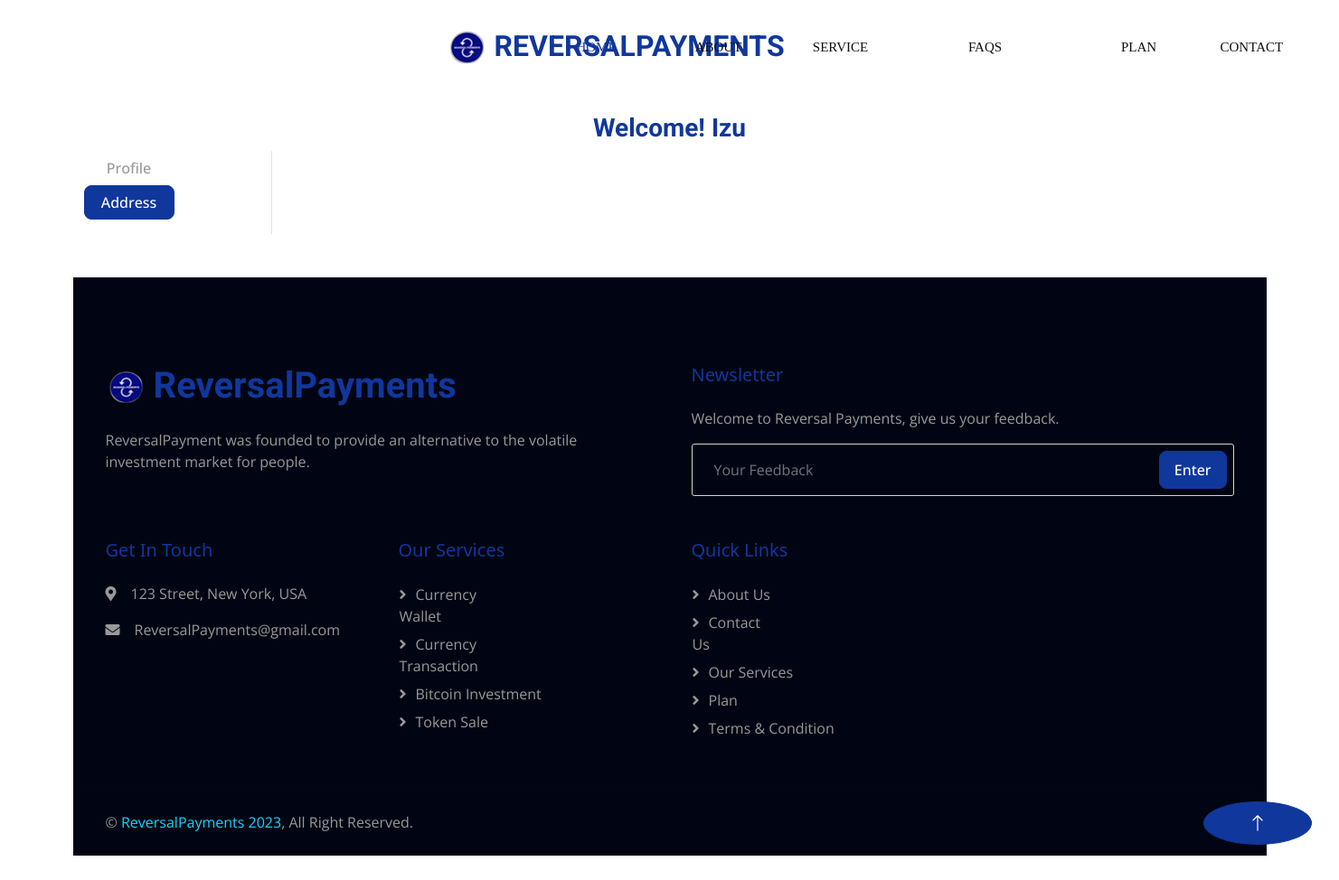
The app's page /address/ (signed in), older data.
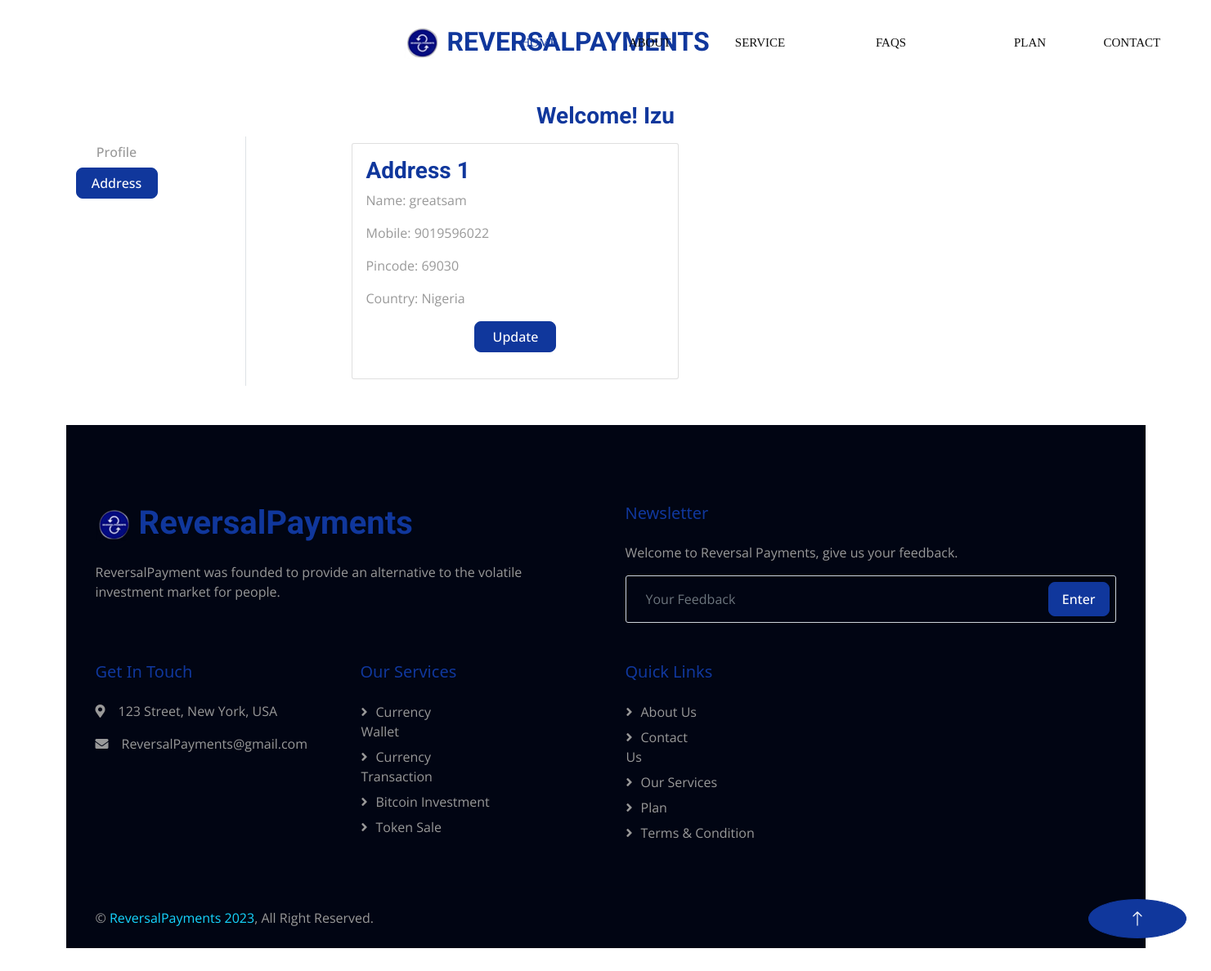
The same page, newer data.
### base/models.py (models this page shows, shortened)
class Customer(models.Model):
    user = models.ForeignKey(User, on_delete=models.CASCADE)
    name = models.CharField(max_length=200)
    mobile = models.IntegerField(default=0)
    zipcode = models.IntegerField()
    country = models.CharField(max_length=200)

### base/views.py (the view)
# urls.py: path('address/', views.address, name='address'),
def address(request):
    add = Customer.objects.filter(user=request.user)
    return render(request, 'address.html', locals())

### base/templates/address.html (shortened to what this page needs)
{% extends 'navbar.html' %}
{% load static %}
{% block main-content %}
<div class="container my-5">
    <div class="row">
        <h3 class="text-center">Welcome! <span class="text-capitalize">{{request.user}}</span></h3>
        <div class="col-sm-2 border-end">
            <ul class="list-unstyled">
                <li class="d-grid"><a href="{% url 'profile' %}" class="btn ">Profile</a></li>
                <li class="d-grid"> <a href="{% url 'address' %}" class="btn btn-primary">Address</a></li>
            </ul>
        </div>
        <div  class="col-sm-8 offset-sm-1">
            <div class="row">
                {% for ad in add %}
                <div class="col-sm-6">
                    <div class="card m-2">
                        <div class="card-body">
                            <h3>Address {{forloop.counter}}</h3>
                            <p>Name: {{ad.name}}</p>
                            <p>Mobile: {{ad.mobile}}</p>
                            <p>Pincode: {{ad.zipcode}}</p>
                            <p>Country: {{ad.country}}</p>
                            <p class="text-center"><a href="{% url 'updateAddress' pk=ad.id %}" type="button" class="btn btn-primary">Update</a></p>
                        </div>
                    </div>
                </div>
                {% endfor %}
            </div>
        </div>
{% endblock main-content %}
{% block footer %}
    <div class="container-fluid bg-light footer mt-5 pt-5 wow fadeIn" data-wow-delay="0.1s">
        <div class="container py-5">
            <div class="row g-5">
                <div class="col-md-6">
                    <h1 class="m-0 text-bg mb-4"><img class="img-fluid me-2" src="{% static 'img/logo.png' %}" alt="" style="width: 45px;">ReversalPayments</h1>
                    <span>ReversalPayment was founded to provide an alternative to the volatile investment market for people.</span>
                </div>
                <div class="col-md-6">
                    <h5 class="mb-4">Newsletter</h5>
                    <p>Welcome to Reversal Payments, give us your feedback.</p>
                    <div class="position-relative">
                        <input class="form-control bg-transparent w-100 py-3 ps-4 pe-5" type="text" placeholder="Your Feedback">
                        <button type="button"  class="btn btn-primary py-2 px-3 position-absolute top-0 end-0 mt-2 me-2"><a href="ReversalPayments@gmail.com"></a> Enter</button>
                    </div>
                </div>
                <div class="col-lg-3 col-md-6">
                    <h5 class="mb-4">Get In Touch</h5>
                    <p><i class="fa fa-map-marker-alt me-3"></i>123 Street, New York, USA</p>
                    <p><i class="fa fa-envelope me-3"></i>ReversalPayments@gmail.com</p>
                </div>
                <div class="col-lg-3 col-md-6">
                    <h5 class="mb-4">Our Services</h5>
                    <a class="btn btn-link" href="">Currency Wallet</a>
                    <a class="btn btn-link" href="">Currency Transaction</a>
                    <a class="btn btn-link" href="">Bitcoin Investment</a>
                    <a class="btn btn-link" href="">Token Sale</a>
                </div>
                <div class="col-lg-3 col-md-6">
                    <h5 class="mb-4">Quick Links</h5>
                    <a class="btn btn-link" href="{% url 'about' %}">About Us</a>
                    <a class="btn btn-link" href="{% url 'contact' %}">Contact Us</a>
                    <a class="btn btn-link" href="{% url 'service' %}">Our Services</a>
                    <a class="btn btn-link" href="{% url 'plan' %}">Plan</a>
                    <a class="btn btn-link" href="">Terms & Condition</a>
                </div>
            </div>
        </div>
        <div class="container-fluid copyright">
            <div class="container">
                <div class="row">
                    <div class="col-md-6 text-center text-md-start mb-3 mb-md-0">
                        &copy; <a href="#">ReversalPayments 2023</a>, All Right Reserved.
                    </div>
                    <div class="col-md-6 text-center text-md-end">
                    </div>
                </div>
            </div>
        </div>
    </div>
{% endblock footer %}

### base/templates/navbar.html (shortened to what this page needs)
{% load static %}
<head>
    <link href="https://cdnjs.cloudflare.com/ajax/libs/font-awesome/5.10.0/css/all.min.css" rel="stylesheet">
    <link href="https://cdn.jsdelivr.net/npm/bootstrap-icons@1.4.1/font/bootstrap-icons.css" rel="stylesheet">
    <link href="{% static 'lib/animate/animate.min.css' %}" rel="stylesheet">
    <link href="{% static 'lib/owlcarousel/assets/owl.carousel.min.css' %}" rel="stylesheet">
    <link href="{% static 'css/bootstrap.min.css' %}" rel="stylesheet">
    <link href="{% static 'css/style.css' %}" rel="stylesheet">
    <link href="{% static 'js/style.css' %}" rel="stylesheet">
    <link rel="stylesheet" href="{% static 'img/style.css' %}" />
    <link rel="stylesheet" href="{% static 'js/main.js' %}" />
    <link rel="stylesheet" href="{% static 'mine/styles.css' %}">
</head>
    <nav class="navbar navbar-expand-lg bg-white navbar-light sticky-top p-0 px-4 px-lg-5">
        <a href="{% url 'home' %}" class="navbar-brand d-flex align-items-center">
            <h2 class="m-0 text-bg"><img class="img-fluid me-2" src="{% static 'img/logo.png' %}" alt="" style="width: 45px;">ReversalPayments</h2>
        </a>
        <div class="collapse navbar-collapse" id="navbarCollapse" style="font-family:'Times New Roman', serif;">
            <div class="navbar-nav ms-auto py-4 py-lg-0 text-bg">
                {% if request.user.is_authenticated %}
                <a href="{% url 'home' %}" class="nav-item nav-link active">Home</a>
                <a href="{% url 'about' %}" class="nav-item nav-link">About</a>
                <a href="{% url 'service' %}" class="nav-item nav-link">Service</a>
                <a href="{% url 'faq' %}" class="nav-item nav-link">FAQs</a>
                <a href="{% url 'plan' %}" class="nav-item nav-link">Plan</a>
                <a href="{% url 'contact' %}" class="nav-item nav-link">Contact</a>
                <div class="nav-item dropdown">
                    <a href="" class="nav-item nav-link dropdown-toggle" data-bs-toggle="dropdown"></a>
                </div>
                {% endif %}
            </div>
        </div>
    </nav>
    {% block main-content %}{% endblock main-content %}
    {% block footer %}{% endblock footer %}
    <a href="" class="btn btn-lg btn-primary btn-lg-square rounded-circle back-to-top"><i class="bi bi-arrow-up"></i></a>

### base/static/css/style.css (style rules this page uses)
.back-to-top { position: fixed; display: none; right: 30px; bottom: 60px; z-index: 99; }
h4, h5, h6, .h4, .h5, .h6 { font-weight: 500 !important; font-family: 'Segoe UI', Tahoma, Geneva, Verdana, sans-serif; }
.btn { font-weight: 500; transition: .5s; border-radius: 8px; }
.btn.btn-primary { color: #FFFFFF; }
.btn-lg-square { width: 48px; height: 48px; }
.btn-square, .btn-sm-square, .btn-lg-square { padding: 0; display: flex; align-items: center; justify-content: center; font-weight: normal; }
.navbar.sticky-top { top: -100px; transition: .5s; }
.navbar .navbar-brand { height: 75px; }
.navbar .navbar-nav .nav-link { margin-right: 30px; padding: 25px 0; color: var(--dark); font-weight: 500; outline: none; }
.navbar .navbar-nav .nav-link:hover, .navbar .navbar-nav .nav-link.active { color: var(--bg); border: #16D5FF; }
.navbar .dropdown-toggle::after { border: none; content: "\f107"; font-family: "Font Awesome 5 Free"; font-weight: 900; vertical-align: middle; margin-left: 8px; }
.footer .btn.btn-link { display: block; margin-bottom: 5px; padding: 0; text-align: left; color: var(--secondary); font-weight: normal; text-transform: capitalize; transition: .3s; }
.footer .btn.btn-link::before { position: relative; content: "\f105"; font-family: "Font Awesome 5 Free"; font-weight: 900; color: var(--secondary); margin-right: 10px; }
.footer .copyright { padding: 25px 0; border-top: 1px solid rgba(17, 17, 17, .1); }
.footer .copyright a { color: var(--primary); }

### base/static/mine/styles.css (style rules this page uses)
nav { margin: 27px auto 0; position: relative; width: 590px; height: 50px; background-color: #34495e; border-radius: 8px; font-size: 0; }
nav a { line-height: 50px; height: 100%; font-size: 15px; display: inline-block; position: relative; z-index: 1; text-decoration: none; text-transform: uppercase; text-align: center; color: black; cursor: pointer; }
a:nth-child(1) { width: 100px; }
a:nth-child(2) { width: 110px; }
a:nth-child(3) { width: 100px; }
a:nth-child(4) { width: 160px; }
a:nth-child(5) { width: 120px; }

Row changes from the older to the newer data that the page shows:
added Customer: name "greatsam", mobile "9019596022", zipcode "69030", country "Nigeria"
